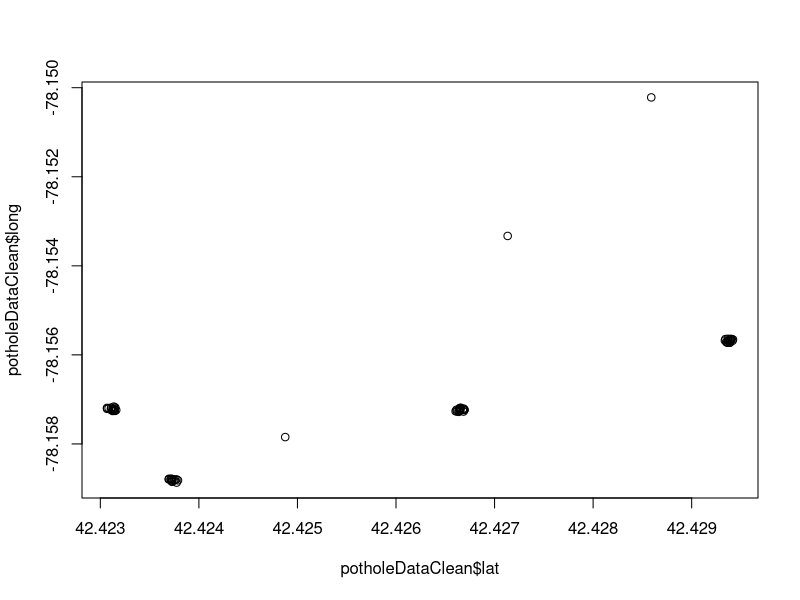
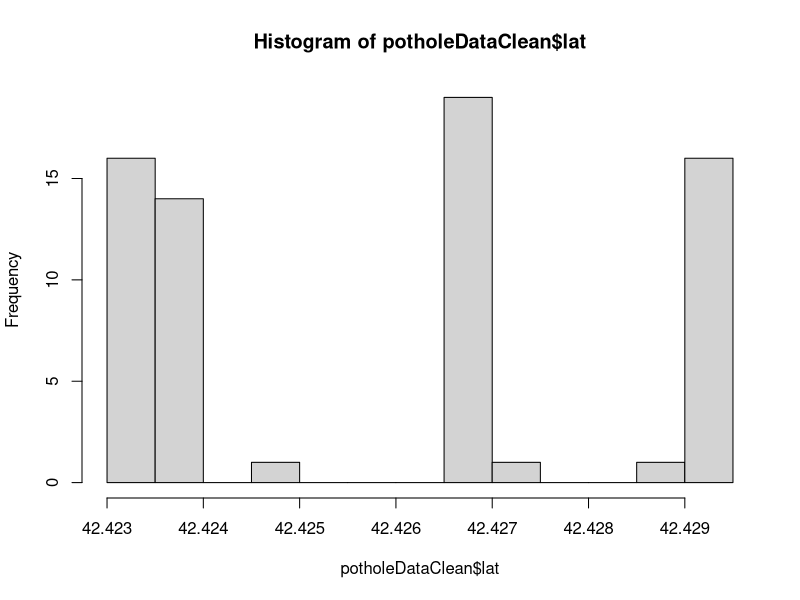

The R source for these figures, in order:
getwd()
setwd("/Users/nathanbunch/Data Science/")
potholeData <- read.csv("potholes.csv")
potholeDataClean <- potholeData[c("lat", "long")]
plot(potholeDataClean$lat, potholeDataClean$long)
hist(potholeDataClean$lat, 10)